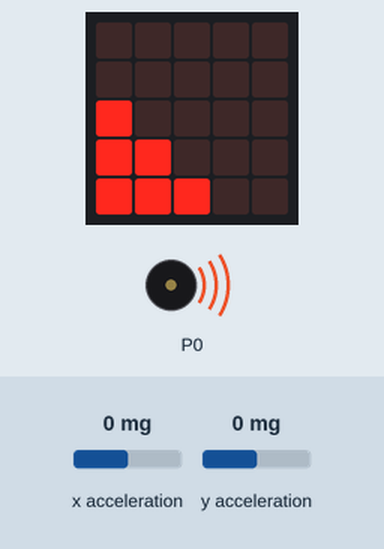
Bench run of a program on a simulated BBC micro:bit (MakeCode). On the bench: the board's 5×5 LED display, buzzer (waves = sounding). The test bench sets the inputs (shaded band); at power-on: x acceleration 0 mg, y acceleration 0 mg. Random numbers come from a fixed seed; the run ends where the board's game-over animation would start. At 14.8 s the program stops and its outputs stay as they are.

Above: at 0.1 s.
At 4.1 s:
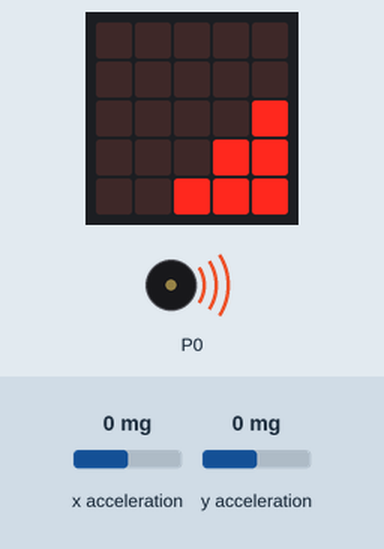
At 7.7 s:
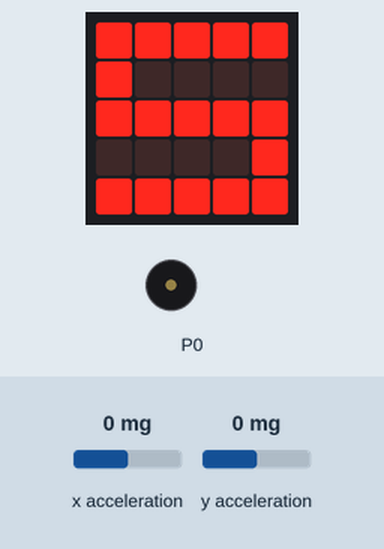
At 12.3 s:
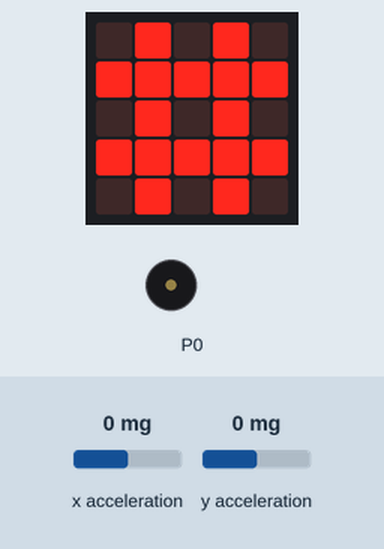
Timing chart, 0 to 16.0 s (numbered marks = the images above):
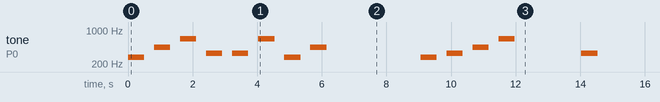

The program:

main.ts
```typescript
function introducao () {
    for (let index = 0; index < 2; index++) {
        criar_sequencia()
        for (let índice = 0; índice <= 3; índice++) {
            ativar_leds(sequencia[índice])
        }
    }
    basic.showLeds(`
        # # . # #
        # # . # #
        . . . . .
        # . . . #
        . # # # .
        `)
    basic.showLeds(`
        # # . . .
        # # . # #
        . . . . .
        # . . . #
        . # # # .
        `)
    basic.showLeds(`
        # # . # #
        # # . # #
        . . . . .
        # . . . #
        . # # # .
        `)
    basic.clearScreen()
}
function criar_sequencia () {
    direcao = [
    "N",
    "O",
    "S",
    "L"
    ]
    temporaria = []
    sequencia = []
    for (let índice = 0; índice <= direcao.length - 1; índice++) {
        temporaria.push(direcao[índice])
    }
    for (let index = 0; index < 4; index++) {
        posicao = randint(0, temporaria.length - 1)
        sequencia.unshift(temporaria[posicao])
        temporaria.removeAt(posicao)
    }
}
function ativar_leds (seta: string) {
    brilho = 9
    while (brilho > -1) {
        if (seta == "N") {
            led.plotBrightness(2, 0, Math.map(brilho, 0, 9, 0, 255))
            led.plotBrightness(3, 0, Math.map(brilho, 0, 9, 0, 255))
            led.plotBrightness(4, 0, Math.map(brilho, 0, 9, 0, 255))
            led.plotBrightness(3, 1, Math.map(brilho, 0, 9, 0, 255))
            led.plotBrightness(4, 1, Math.map(brilho, 0, 9, 0, 255))
            led.plotBrightness(4, 2, Math.map(brilho, 0, 9, 0, 255))
            if (brilho == 9) {
                music.playTone(440, music.beat(BeatFraction.Whole))
            }
        }
        if (seta == "L") {
            led.plotBrightness(4, 2, Math.map(brilho, 0, 9, 0, 255))
            led.plotBrightness(3, 3, Math.map(brilho, 0, 9, 0, 255))
            led.plotBrightness(4, 3, Math.map(brilho, 0, 9, 0, 255))
            led.plotBrightness(2, 4, Math.map(brilho, 0, 9, 0, 255))
            led.plotBrightness(3, 4, Math.map(brilho, 0, 9, 0, 255))
            led.plotBrightness(4, 4, Math.map(brilho, 0, 9, 0, 255))
            if (brilho == 9) {
                music.playTone(659, music.beat(BeatFraction.Whole))
            }
        }
        if (seta == "S") {
            led.plotBrightness(0, 2, Math.map(brilho, 0, 9, 0, 255))
            led.plotBrightness(0, 3, Math.map(brilho, 0, 9, 0, 255))
            led.plotBrightness(1, 3, Math.map(brilho, 0, 9, 0, 255))
            led.plotBrightness(0, 4, Math.map(brilho, 0, 9, 0, 255))
            led.plotBrightness(1, 4, Math.map(brilho, 0, 9, 0, 255))
            led.plotBrightness(2, 4, Math.map(brilho, 0, 9, 0, 255))
            if (brilho == 9) {
                music.playTone(277, music.beat(BeatFraction.Whole))
            }
        }
        if (seta == "O") {
            led.plotBrightness(0, 0, Math.map(brilho, 0, 9, 0, 255))
            led.plotBrightness(0, 1, Math.map(brilho, 0, 9, 0, 255))
            led.plotBrightness(0, 2, Math.map(brilho, 0, 9, 0, 255))
            led.plotBrightness(1, 0, Math.map(brilho, 0, 9, 0, 255))
            led.plotBrightness(1, 1, Math.map(brilho, 0, 9, 0, 255))
            led.plotBrightness(2, 0, Math.map(brilho, 0, 9, 0, 255))
            if (brilho == 9) {
                music.playTone(330, music.beat(BeatFraction.Whole))
            }
        }
        brilho += -1
        basic.pause(velocidade)
    }
}
let opcao_jogador = ""
let brilho = 0
let posicao = 0
let temporaria: string[] = []
let direcao: string[] = []
let sequencia: string[] = []
let velocidade = 0
velocidade = 30
game.setScore(0)
introducao()
criar_sequencia()
basic.forever(function () {
    while (!(game.isGameOver())) {
        basic.clearScreen()
        basic.showLeds(`
            # # # # #
            # . . . .
            # # # # #
            . . . . #
            # # # # #
            `)
        basic.pause(1000)
        basic.clearScreen()
        for (let índice = 0; índice <= sequencia.length - 1; índice++) {
            ativar_leds(sequencia[índice])
        }
        basic.showString("#")
        basic.pause(1000)
        basic.clearScreen()
        for (let índice = 0; índice <= sequencia.length - 1; índice++) {
            opcao_jogador = "#"
            while (opcao_jogador == "#") {
                if (input.acceleration(Dimension.Y) < 40 && input.acceleration(Dimension.X) > 40) {
                    opcao_jogador = "N"
                }
                if (input.acceleration(Dimension.Y) > 40 && input.acceleration(Dimension.X) > 40) {
                    opcao_jogador = "L"
                }
                if (input.acceleration(Dimension.Y) > 40 && input.acceleration(Dimension.X) < 40) {
                    opcao_jogador = "S"
                }
                if (input.acceleration(Dimension.Y) < 40 && input.acceleration(Dimension.X) < 40) {
                    opcao_jogador = "O"
                }
                ativar_leds(opcao_jogador)
            }
            if (opcao_jogador != sequencia[índice]) {
                game.gameOver()
            }
        }
        velocidade += -2
        game.addScore(1)
        sequencia.push(direcao[randint(0, 3)])
        basic.pause(500)
    }
})
```

test.ts
```typescript
// testes vão aqui; isto não será compilado quando este pacote for usado como uma extensão.
```

Measured:
- by itself, tone on P0: plays 277 Hz for 0.50 s, 440 Hz for 0.50 s, 659 Hz for 0.50 s, 330 Hz for 0.50 s, 330 Hz for 0.50 s, 659 Hz for 0.50 s … (13 notes in this stretch)
- what the display in image 1 shows lasts 0.8 s, from 4.0 s to 4.8 s
- what the display in image 2 shows lasts 1.4 s, from 7.7 s to 9.1 s
